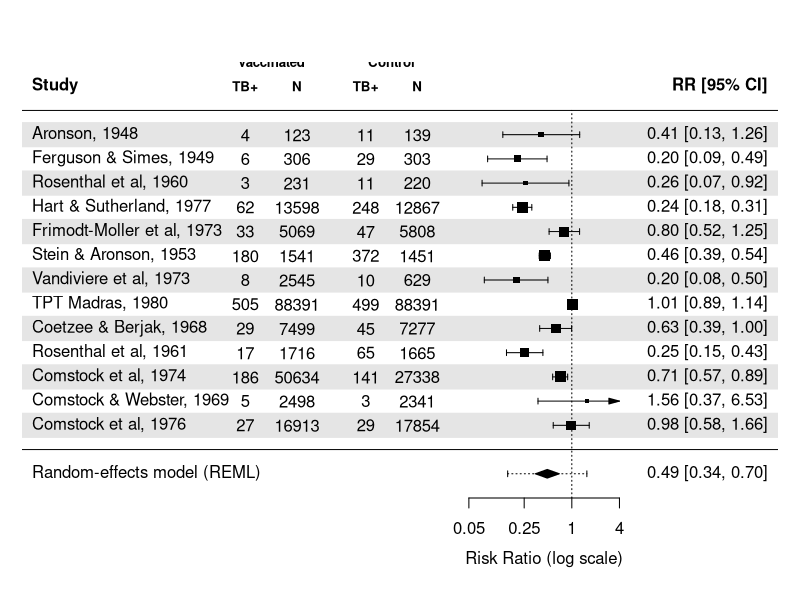
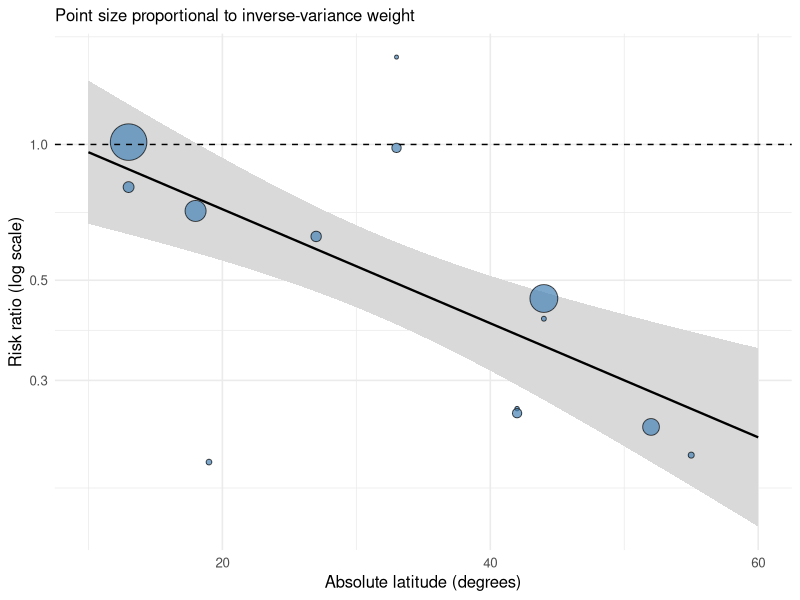
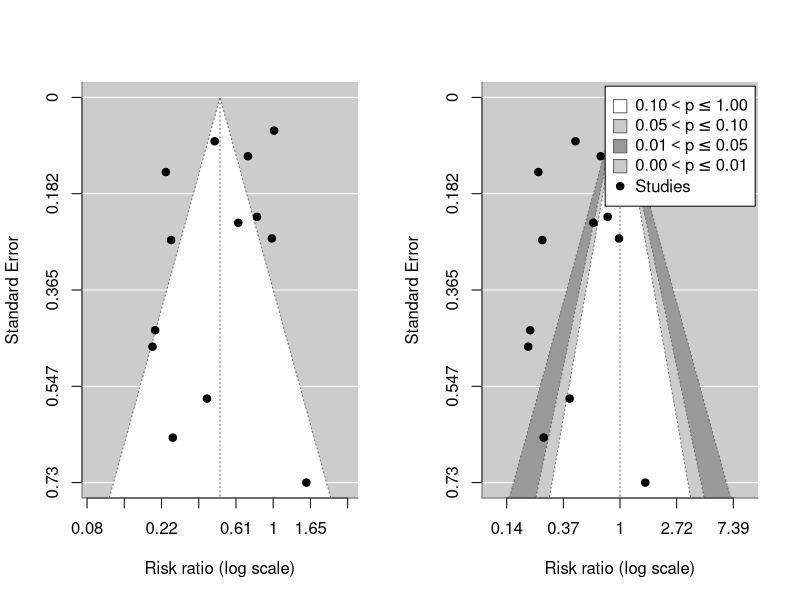
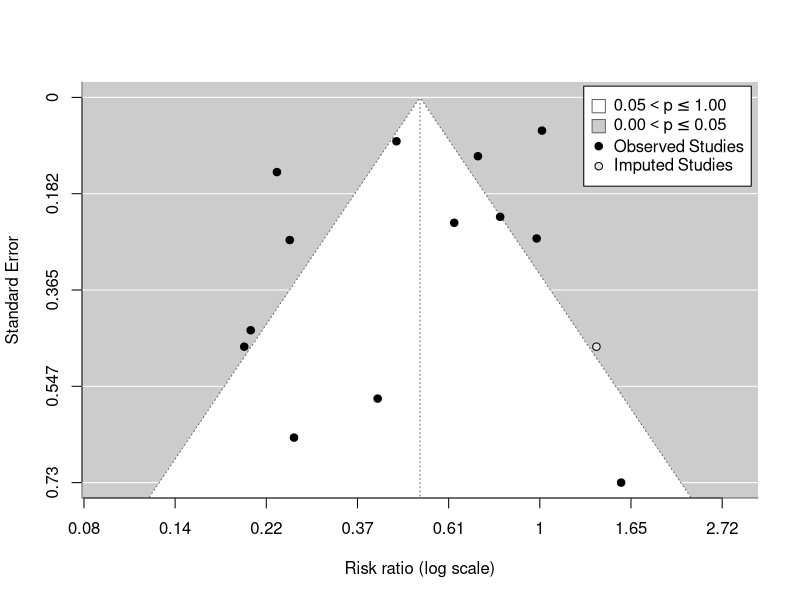
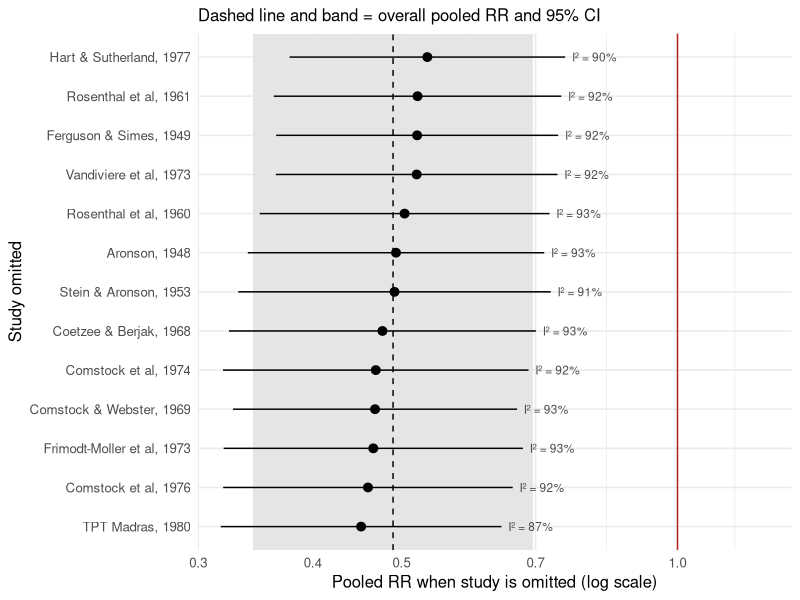
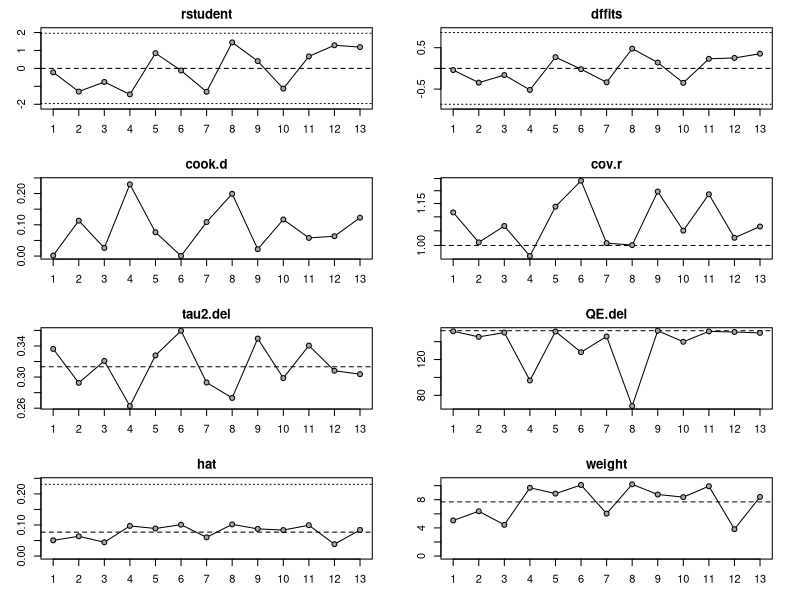
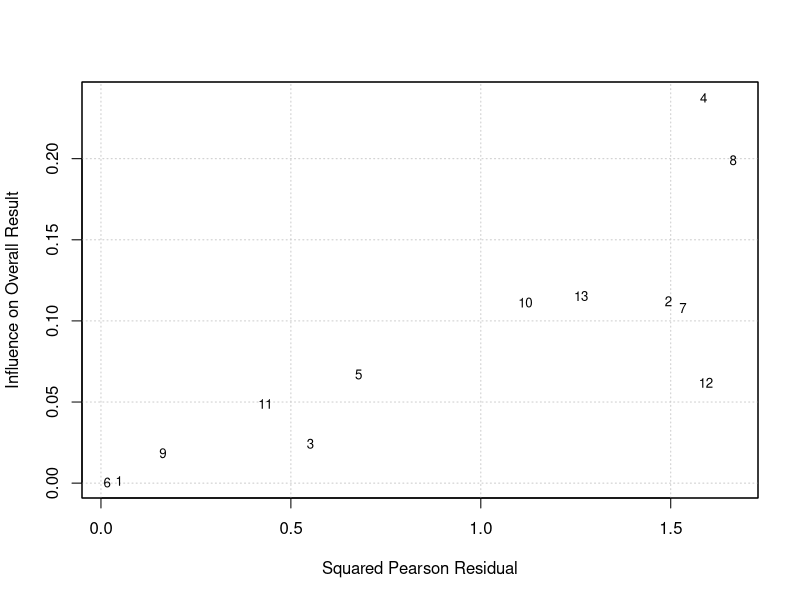

The R source for these figures, in order:
## ---- chunk 1
#| label: setup
library(metafor)
library(tidyverse)

theme_set(theme_minimal(base_size = 12))

# Helper: metafor output -> tibble with snake_case names (ci.lb -> ci_lb)
tidy_mf <- \(x) x |>
  as.data.frame() |>
  as_tibble() |>
  rename_with(\(nm) str_replace_all(nm, "\\.", "_"))
## ---- chunk 2
#| label: data
bcg <- dat.bcg |>
  as_tibble() |>
  mutate(
    study  = str_c(author, ", ", year),
    n_vacc = tpos + tneg,
    n_ctrl = cpos + cneg
  ) |>
  select(trial, study, year, ablat, alloc,
         tpos, n_vacc, cpos, n_ctrl, tneg, cneg)

bcg |> select(study, ablat, alloc, tpos, n_vacc, cpos, n_ctrl)
## ---- chunk 3
#| label: escalc
bcg_es <- escalc(
  measure = "RR",
  ai = tpos, bi = tneg,   # vaccinated: events, non-events
  ci = cpos, di = cneg,   # control:    events, non-events
  data = bcg,
  slab = study
)

bcg_es |>
  as_tibble() |>
  mutate(
    rr    = exp(yi),
    lower = exp(yi - 1.96 * sqrt(vi)),
    upper = exp(yi + 1.96 * sqrt(vi))
  ) |>
  select(study, yi, vi, rr, lower, upper) |>
  mutate(across(where(is.numeric), \(x) round(x, 3)))
## ---- chunk 4
#| label: models
res_fe <- rma(yi, vi, data = bcg_es, method = "EE")    # common (fixed) effect
res_re <- rma(yi, vi, data = bcg_es, method = "REML")  # random effects

res_re
## ---- chunk 5
#| label: compare-models
pooled <- bind_rows(
  `Common effect`  = predict(res_fe, transf = exp) |> tidy_mf(),
  `Random effects` = predict(res_re, transf = exp) |> tidy_mf(),
  .id = "model"
) |>
  select(model, rr = pred, ci_lb, ci_ub, pi_lb, pi_ub)

pooled |> mutate(across(where(is.numeric), \(x) round(x, 2)))
## ---- chunk 6
#| label: inline-numbers
#| include: false
re <- pooled |> filter(model == "Random effects")
f2 <- \(x) format(round(x, 2), nsmall = 2)
pct <- \(x) str_c(round(x, 1), "%")

# Study weights (%) under each model, for the forest-plot discussion
wts <- tibble(
  study = bcg$study,
  w_fe  = weights(res_fe),
  w_re  = weights(res_re)
)
w_madras <- wts |> filter(str_detect(study, "Madras"))
n_cross1 <- bcg_es |>
  as_tibble() |>
  filter(yi + 1.96 * sqrt(vi) > 0) |>
  nrow()
## ---- chunk 7
#| label: fig-forest
#| fig-cap: "Forest plot, random-effects model, with 95% prediction interval"
#| fig-height: 7
#| fig-width: 10
forest(
  res_re,
  atransf   = exp,
  at        = log(c(0.05, 0.25, 1, 4)),
  xlim      = c(-16, 6),
  ilab      = cbind(bcg$tpos, bcg$n_vacc, bcg$cpos, bcg$n_ctrl),
  ilab.xpos = c(-9.5, -8, -6, -4.5),
  header    = c("Study", "RR [95% CI]"),
  addpred   = TRUE,
  shade     = TRUE,
  mlab      = "Random-effects model (REML)"
)
text(c(-9.5, -8, -6, -4.5), res_re$k + 2, c("TB+", "N", "TB+", "N"), font = 2, cex = 0.8)
text(c(-8.75, -5.25),       res_re$k + 3, c("Vaccinated", "Control"), font = 2, cex = 0.8)
## ---- chunk 8
#| label: heterogeneity
tibble(
  statistic = c("Q", "df", "p (Q)", "tau^2", "tau", "I^2 (%)", "H^2"),
  value     = c(res_re$QE, res_re$k - 1, res_re$QEp,
                res_re$tau2, sqrt(res_re$tau2), res_re$I2, res_re$H2)
) |>
  mutate(value = if_else(statistic == "p (Q)",
                         format.pval(value, eps = 1e-4),
                         as.character(round(value, 2))))
## ---- chunk 9
#| label: het-ci
confint(res_re)
## ---- chunk 10
#| label: metareg
res_mr <- rma(yi, vi, mods = ~ ablat, data = bcg_es, method = "REML")
res_mr
## ---- chunk 11
#| label: fig-bubble
#| fig-cap: "Bubble plot: BCG efficacy improves further from the equator"
lat_grid <- tibble(ablat = seq(10, 60, by = 1))

lat_pred <- predict(res_mr, newmods = lat_grid$ablat, transf = exp) |>
  tidy_mf() |>
  bind_cols(lat_grid)

bcg_es |>
  as_tibble() |>
  mutate(rr = exp(yi), weight = 1 / vi) |>
  ggplot(aes(ablat, rr)) +
  geom_ribbon(data = lat_pred, aes(y = pred, ymin = ci_lb, ymax = ci_ub),
              fill = "grey85") +
  geom_line(data = lat_pred, aes(y = pred), linewidth = 0.8) +
  geom_point(aes(size = weight), shape = 21, fill = "steelblue", alpha = 0.7) +
  geom_hline(yintercept = 1, linetype = "dashed") +
  scale_y_log10() +
  scale_size_area(max_size = 12, guide = "none") +
  labs(x = "Absolute latitude (degrees)", y = "Risk ratio (log scale)",
       subtitle = "Point size proportional to inverse-variance weight")
## ---- chunk 12
#| label: fig-funnel
#| fig-cap: "Funnel plot (left) and contour-enhanced funnel plot (right)"
#| fig-width: 11
#| fig-height: 5
par(mfrow = c(1, 2))
funnel(res_re, atransf = exp, xlab = "Risk ratio (log scale)")
funnel(res_re, level = c(90, 95, 99),
       shade = c("white", "grey80", "grey60"),
       refline = 0, legend = TRUE,
       atransf = exp, xlab = "Risk ratio (log scale)")
par(mfrow = c(1, 1))
## ---- chunk 13
#| label: egger
egger <- regtest(res_re, model = "lm", predictor = "sei")  # classic Egger
egger
## ---- chunk 14
#| label: begg
ranktest(res_re)
## ---- chunk 15
#| label: fig-trimfill
#| fig-cap: "Trim-and-fill: imputed study shown as an open circle"
res_tf <- trimfill(res_re)
res_tf
funnel(res_tf, atransf = exp, legend = TRUE, xlab = "Risk ratio (log scale)")
## ---- chunk 16
#| label: loo
loo <- leave1out(res_re, transf = exp) |>
  tidy_mf() |>
  mutate(study = bcg$study) |>
  select(omitted = study, rr = estimate, ci_lb, ci_ub, I2, tau2)

loo |> mutate(across(where(is.numeric), \(x) round(x, 2)))
## ---- chunk 17
#| label: fig-loo
#| fig-cap: "Pooled RR after omitting each study in turn"
pooled_rr <- exp(res_re$b[1])

loo |>
  mutate(omitted = fct_reorder(omitted, rr)) |>
  ggplot(aes(rr, omitted)) +
  annotate("rect", xmin = exp(res_re$ci.lb), xmax = exp(res_re$ci.ub),
           ymin = -Inf, ymax = Inf, fill = "grey90") +
  geom_vline(xintercept = pooled_rr, linetype = "dashed") +
  geom_vline(xintercept = 1, colour = "firebrick") +
  geom_pointrange(aes(xmin = ci_lb, xmax = ci_ub)) +
  geom_text(aes(x = ci_ub, label = str_c("I² = ", round(I2), "%")),
            hjust = -0.15, size = 3, colour = "grey30") +
  scale_x_log10(breaks = c(0.3, 0.4, 0.5, 0.7, 1),
                expand = expansion(mult = c(0.05, 0.25))) +
  labs(x = "Pooled RR when study is omitted (log scale)", y = "Study omitted",
       subtitle = "Dashed line and band = overall pooled RR and 95% CI")
## ---- chunk 18
#| label: fig-influence
#| fig-cap: "Influence diagnostics (Viechtbauer & Cheung, 2010)"
#| fig-height: 8
inf_re <- influence(res_re)
inf_re |> plot()
## ---- chunk 19
#| label: fig-baujat
#| fig-cap: "Baujat plot: contribution to heterogeneity (x) vs influence on the pooled result (y)"
baujat(res_re)
## ---- chunk 20
#| label: summary
tibble(
  item = c("Studies (k)", "Pooled RR (RE, 95% CI)", "95% prediction interval",
           "I²", "τ²", "Egger p", "Leave-one-out RR range"),
  result = c(
    res_re$k,
    str_glue("{f2(re$rr)} ({f2(re$ci_lb)} to {f2(re$ci_ub)})"),
    str_glue("{f2(re$pi_lb)} to {f2(re$pi_ub)}"),
    str_c(round(res_re$I2), "%"),
    f2(res_re$tau2),
    f2(egger$pval),
    str_glue("{f2(min(loo$rr))} to {f2(max(loo$rr))}")
  )
)
## ---- chunk 21
#| label: session
sessionInfo()
